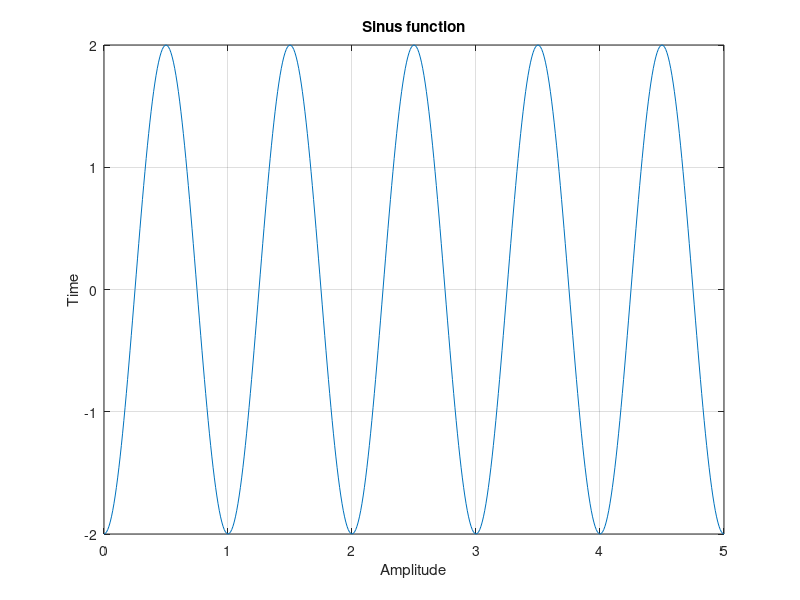

This chart was generated by the following MATLAB code:
clear
close all
home
% Draw sinus signal
%=============
inc = 0.01;
t = 0 : inc : 5;

s = 2*sin(2*pi*t - pi/2);
plot(t,s)
xlabel('Amplitude'), ylabel('Time'), title('Sinus function'), grid on
